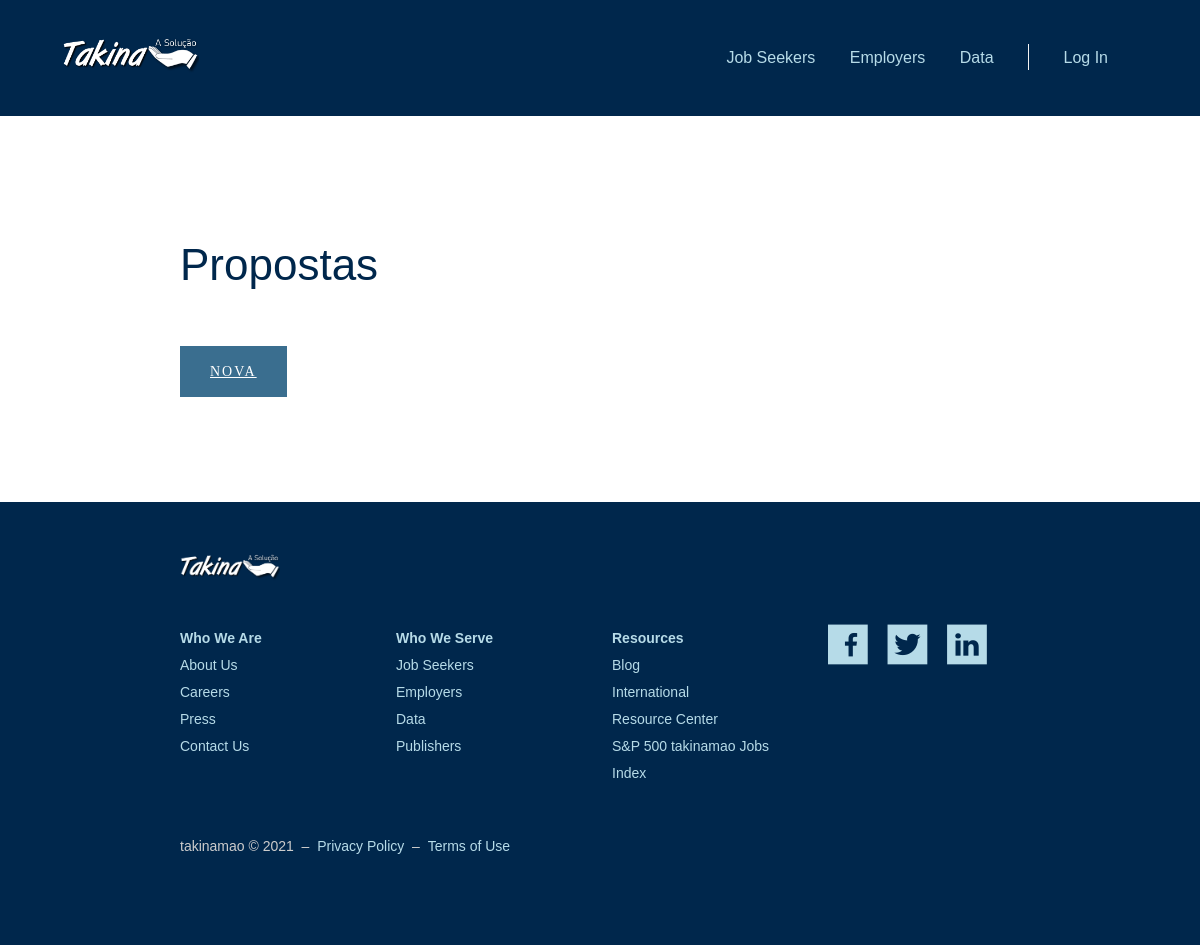
The app's page /propostas/index.php, older data.
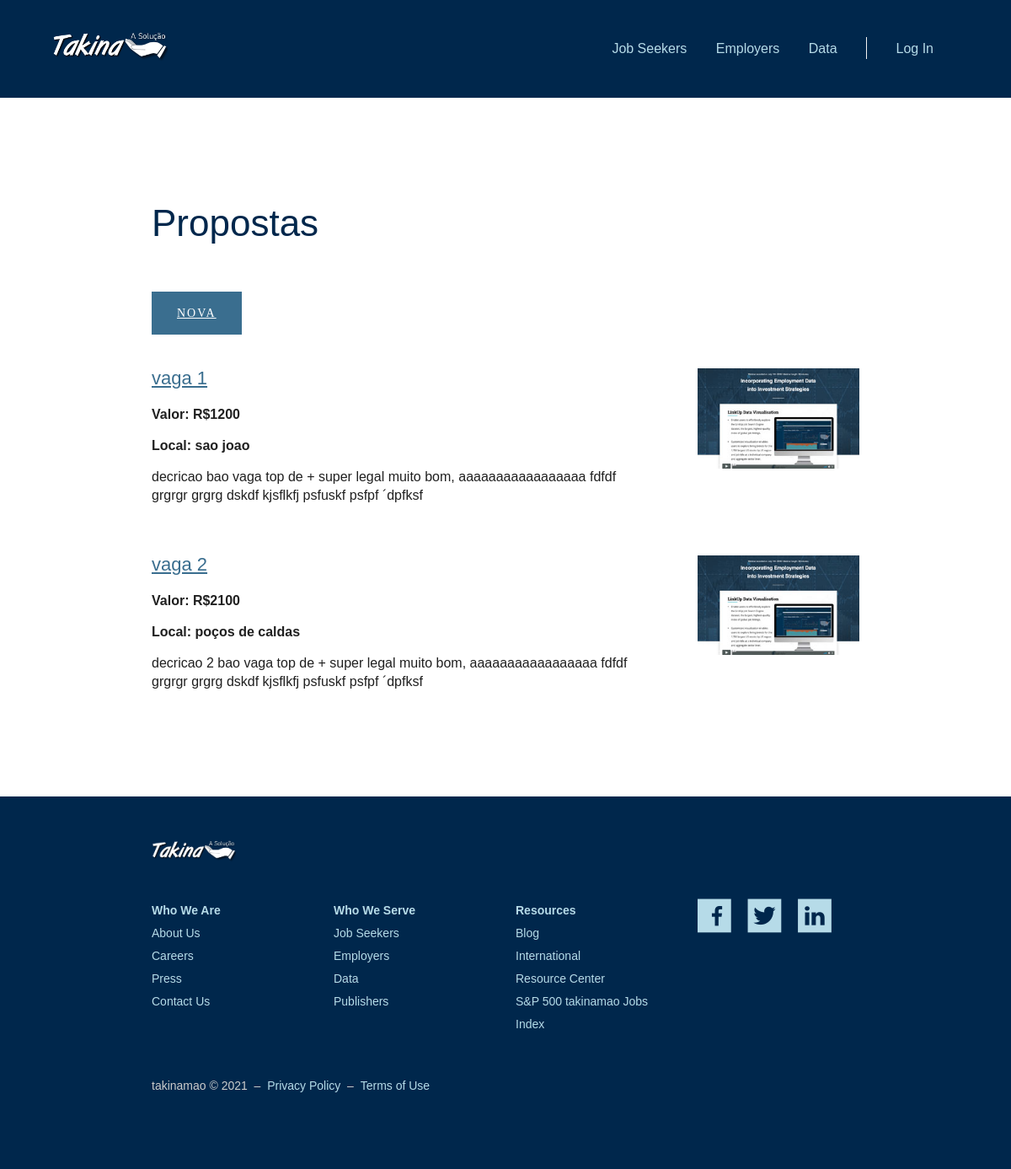
The same page, newer data.
### tables this page shows
CREATE TABLE `vagas` (
  `idvagas` int(11) NOT NULL,
  `nome` varchar(45) NOT NULL,
  `descricao` text NOT NULL DEFAULT ' ',
  `idCriador` varchar(45) NOT NULL,
  `cidade` varchar(45) NOT NULL,
  `valor` varchar(45) NOT NULL,
  `status` varchar(45) NOT NULL DEFAULT '0'
);

### propostas/index.php (the view, shortened to what this page needs)
<?php
include('../php/server.php') ;
  $sort_check_query = 'SELECT * FROM vagas';
  $result = mysqli_query($db,$sort_check_query);
?>
<!DOCTYPE html>
<html class="takinamao-navy">
<head>
		<link rel="stylesheet" type="text/css" href="../assets/maincbd6.css?8e4d9dbe40aec132">
		<link rel="stylesheet" type="text/css" href="../assets/fonts/icon-font/style.css">
			<link rel="stylesheet" type="text/css" href="../assets/css/pages/resources110f.css?fcb1a59fd4d5410a">
	</head>
	<body class="fixed-sidebar" >
					<header class="takinamao-navy">
	<div class="row no-margin valign-wrapper valign-disable-small header-constrain">
		<div class="col s6 l2 homepage-hide">
			<a href="../index.php">
				<img class="header-logo" alt="takinamao busca de empregos" src="../assets/img/logo.png" />
			</a><span id="sdexebrzvsyxtesrdudfudtucbasbcbbccrd"><a rel="file" style="display: none;" href="rezquvwdrrzzvyfqatyxvxbszttrwrx.html">xqttzadavcxcbszsqyautyfrbst</a></span>
		</div>
		<div id="mobile-nav" class="col s12 l10 right-align mobile-nav animated fadeOutUp hidden-small">
			<ul class="header-links">
				<li class=""><a href="../job-seekers/index.php">Job Seekers</a></li>
				<li class=""><a href="../employers/index.php">Employers</a></li>
				<li class=""><a href="../data/index.php">Data</a></li>
												<li class=""><a href="../account/login.php">Log In</a></li>
			</ul>
		</div>
	</div>
</header>
		<main>
<div class="static-content p-t-b-45-mobile resources">
	<div class="container">
		<h1>Propostas</h1>
<a class="btn btn-primary btn-icon-split btn-lg mt-3 mb-3 btsalvar" style="color:white" href="create.php">Nova</a>
		<?php
		 while($row = $result->fetch_assoc()) {
			 echo '<div class="row">
			 <div class="col s12 l3 push-l9">
				 <img src="../assets/img/resources/WebinarImageEagleAlphaJobDataForInvesting.jpg">
			 </div>
			 <div class="col s12 l9 pull-l3">
				 <h3><a href="../../pages.takinamao.com/EagleAlphatakinamaoWebinarJuly2019.html" target="_blank">'.$row['nome'].'</a></h3>
				 <p><strong>Valor: R$'.$row['valor'].'</strong></p>
				 <p><strong>Local: '.$row['cidade'].'</strong></p>
				 <p>'.$row['descricao'].'</p>
			 </div>
		 </div>';
		 }
		?>
	</div>
</div>
		</main>
		<footer>
			<div class="container">
				<div class="row">
					<div class="footer-logo">
						<a href="../index.php">
							<img alt="takinamao busca de empregos" src="../assets/img/logo.png" />
						</a>
					</div>
				</div>
				<div class="row">
					<div class="col l3 s12">
						<ul class="footer-links">
							<li class="dropdown-trigger">Who We Are<span class="hide-on-large-only"> <i class="lu-icon__dropdown-small"></i></span></li>
							<li class="dropdown">
								<ul>
									<li><a href="../about/index.php">About Us</a></li>
									<li><a href="../about/work-at-takinamao.html">Careers</a></li>
									<li><a href="../../pages.takinamao.com/Press-Page.html">Press</a></li>
									<li><a href="../contact-us/index.php">Contact Us</a></li>
								</ul>
							</li>
						</ul>
					</div>
					<div class="col l3 s12">
						<ul class="footer-links">
							<li class="dropdown-trigger">Who We Serve<span class="hide-on-large-only"> <i class="lu-icon__dropdown-small"></i></span></li>
							<li class="dropdown">
								<ul>
									<li><a href="../job-seekers/index.php">Job Seekers</a></li>
									<li><a href="../employers/index.php">Employers</a></li>
									<li><a href="../data/index.php">Data</a></li>
									<li><a href="../publishers/index.php">Publishers</a></li>
								</ul>
							</li>
						</ul>
					</div>
					<div class="col l3 s12">
						<ul class="footer-links">
							<li class="dropdown-trigger">Resources<span class="hide-on-large-only"> <i class="lu-icon__dropdown-small"></i></span></li>
							<li class="dropdown">
								<ul>
									<li><a href="../../blog.takinamao.com/index.php">Blog</a></li>
									<li><a href="../international/index.php">International</a></li>
									<li><a href="index.php">Resource Center</a></li>
									<li><a href="../../pages.takinamao.com/sp500takinamaojobsindex.php">S&P 500 takinamao Jobs Index</a></li>
								</ul>
							</li>
						</ul>
					</div>
					<div class="col l3 s12">
						<ul class="footer-social-links">
							<li>
								<a target="_blank" href="../../www.facebook.com/takinamao.html"><i class="icon-facebook"></i></a>
							</li>
							<li>
								<a target="_blank" href="../../twitter.com/takinamao.html"><i class="icon-twitter"></i></a>
							</li>
							<li>
								<a target="_blank" href="../../www.linkedin.com/company/takinamao-job-search-engine.html"><i class="icon-linkedin"></i></a>
							</li>
						</ul>
					</div>
				</div>
				<div class="row">
					<div class="col s12">
						<p class="f-s-14">takinamao &copy; 2021&nbsp;&nbsp;&ndash;&nbsp;&nbsp;<a href="../privacy/index.php">Privacy Policy</a>&nbsp;&nbsp;&ndash;&nbsp;&nbsp;<a href="../terms/index.php">Terms of Use</a></p>
					</div>
				</div>
			</div>
		</footer>
	</body>
</html>

### assets/css/pages/resources110f.css (style rules this page uses)
.resources h1, .resources a { font-weight: 500; }
.resources a { color: #3A6E8f; text-decoration: underline; }
.resources p { padding-right: 30px; }
.resources img { margin-top: 25px; }

Row changes from the older to the newer data that the page shows:
added vagas: nome "vaga 1", valor "1200", cidade "sao joao", descricao "decricao bao vaga top de + super legal muito bom, aaaaaaaaaaaaaaaaa fdfdf grgrgr grgrg dskdf kjsflkfj psfuskf psfpf ´dpfksf"
added vagas: nome "vaga 2", valor "2100", cidade "poços de caldas", descricao "decricao 2 bao vaga top de + super legal muito bom, aaaaaaaaaaaaaaaaa fdfdf grgrgr grgrg dskdf kjsflkfj psfuskf psfpf ´dpfksf"
